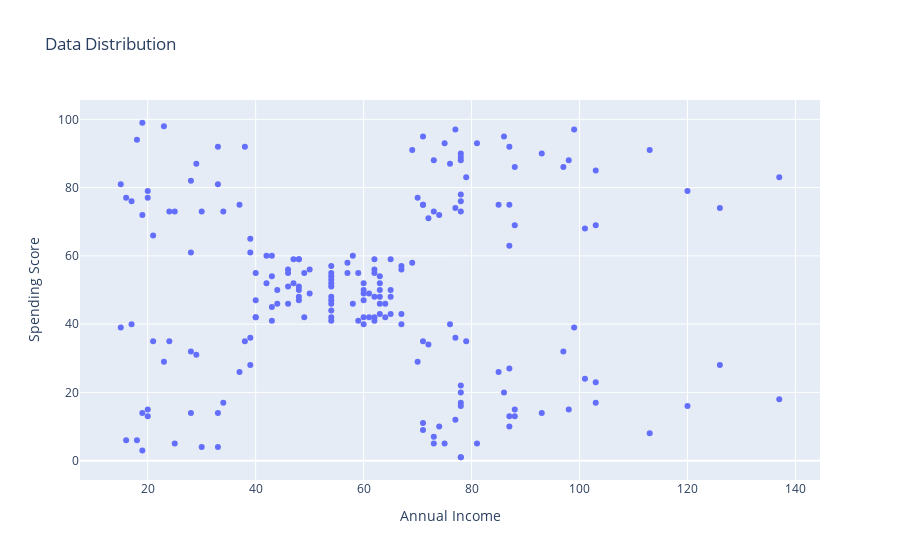

The code cell stored with this chart in its notebook:
### Code cell
px.scatter(x=data[:,0],y=data[:,1],title = 'Data Distribution',color=df['Clusters(Hierarchical)'])
fig.update_layout(
    xaxis_title = 'Annual Income',
    yaxis_title = 'Spending Score'
)

### Figure 1 — Plotly figure (JSON) as saved in the notebook; plotly's stock layout.template omitted (floating-point values rounded to 4 significant figures; data arrays with more than 128 entries replaced by an {"elided": "..."} marker saying what was removed)
{"data": [{"hovertemplate": "x=%{x}<br>y=%{y}<extra></extra>", "legendgroup": "", "marker": {"color": "#636efa", "symbol": "circle"}, "mode": "markers", "name": "", "orientation": "v", "showlegend": false, "type": "scatter", "x": {"elided": "200 int values"}, "xaxis": "x", "y": {"elided": "200 int values"}, "yaxis": "y"}], "layout": {"autosize": true, "legend": {"tracegroupgap": 0}, "title": {"text": "Data Distribution"}, "xaxis": {"anchor": "y", "autorange": true, "domain": [0, 1], "range": [7.619, 144.4], "title": {"text": "Annual Income"}, "type": "linear"}, "yaxis": {"anchor": "x", "autorange": true, "domain": [0, 1], "range": [-7.087, 107.1], "title": {"text": "Spending Score"}, "type": "linear"}}}
